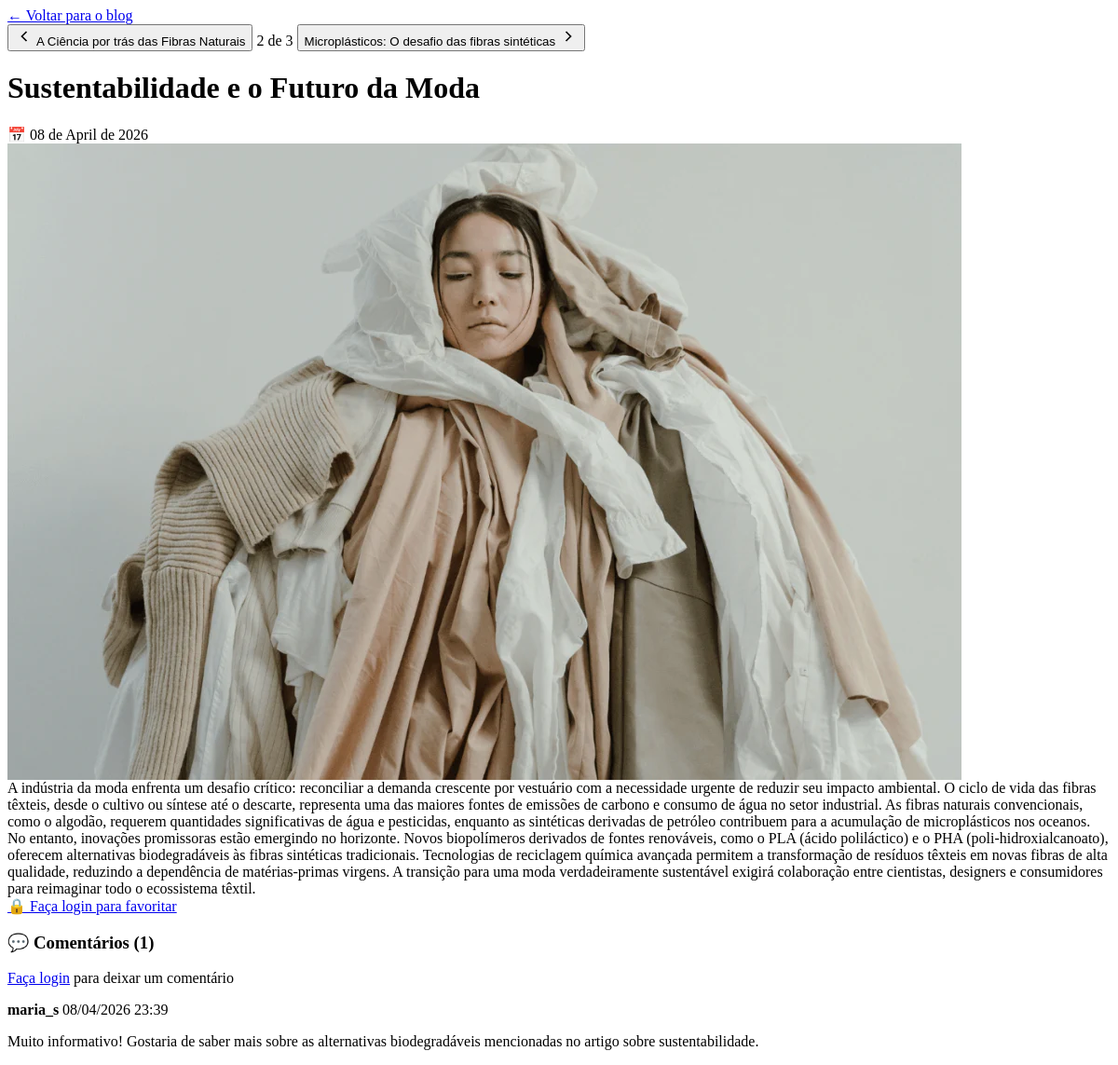
Page /blog/post/2/partial on the earlier database version.
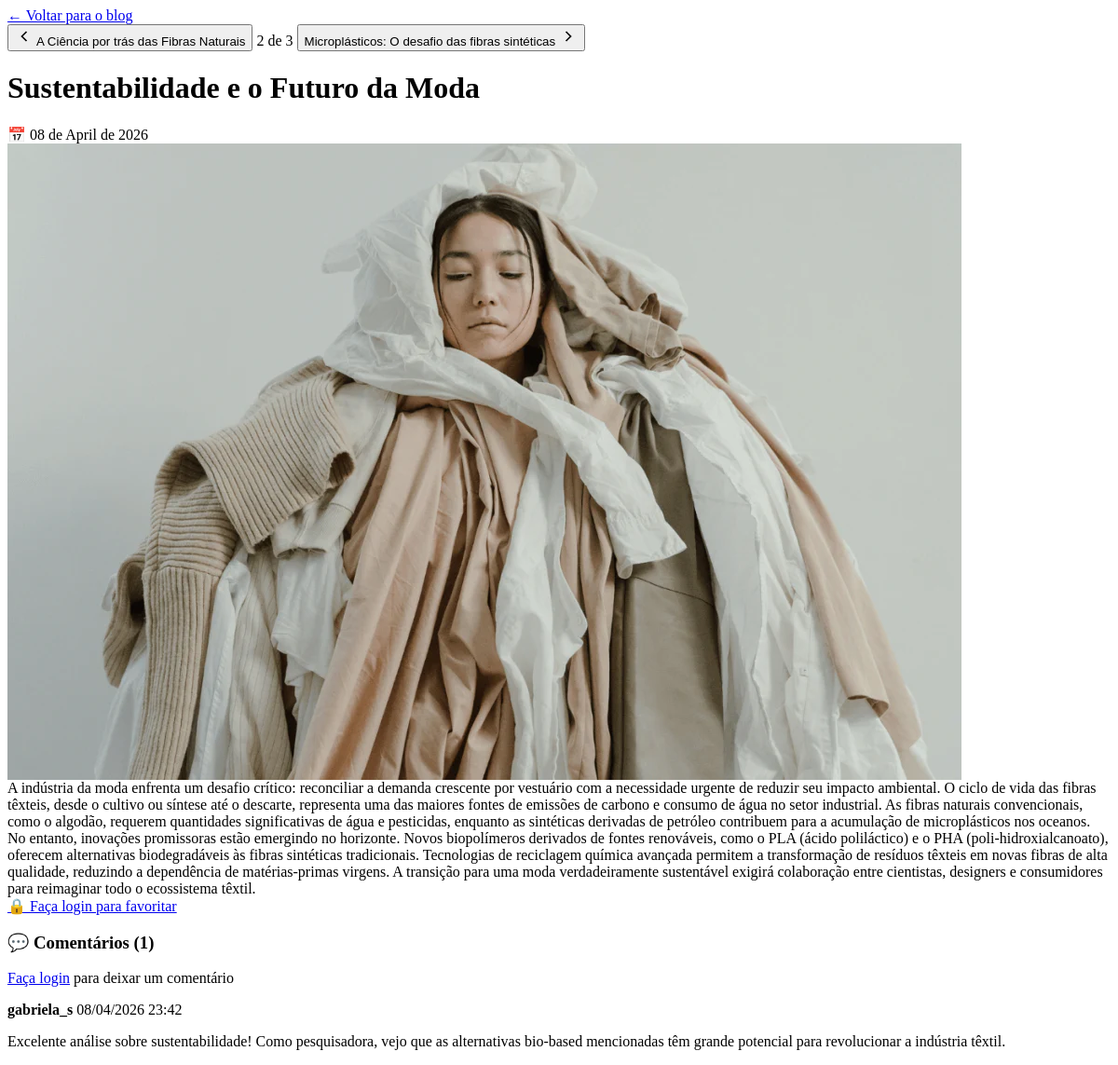
Same page on the later database version.
### models.py (models this page shows)
class Comentario(SQLModel, table=True):
    id: Optional[int] = Field(default=None, primary_key=True)
    conteudo: str
    data_postagem: datetime = Field(default_factory=datetime.now)
    usuario_id: int = Field(foreign_key="usuario.id")
    post_id: int = Field(foreign_key="post.id")
    usuario: Usuario = Relationship(back_populates="comentarios")
    post: Post = Relationship(back_populates="comentarios")

class Usuario(SQLModel, table=True):
    id: Optional[int] = Field(default=None, primary_key=True)
    nome: str
    username: str = Field(index=True, unique=True)
    email: str = Field(unique=True)
    senha: str
    bio: Optional[str] = None
    comentarios: List["Comentario"] = Relationship(back_populates="usuario")
    fibras_favoritas: List["Fibra"] = Relationship(back_populates="usuarios_que_favoritaram", link_model=FavoritoFibra)
    posts_favoritos: List["Post"] = Relationship(back_populates="usuarios_que_favoritaram", link_model=FavoritoPost)

### main.py (the view)
@app.get("/blog/post/{post_id}/partial", response_class=HTMLResponse)
async def ler_post_partial(
    request: Request,
    post_id: int,
    session: Session = Depends(get_session),
    usuario: Optional[Usuario] = Depends(get_usuario_logado)
):
    post = session.get(Post, post_id)
    if not post:
        raise HTTPException(status_code=404, detail="Post não encontrado")
    todos_posts = session.exec(select(Post).order_by(Post.id)).all()
    indices = {p.id: i for i, p in enumerate(todos_posts)}
    indice_atual = indices.get(post_id, 0)
    total_posts = len(todos_posts)
    post_anterior = todos_posts[indice_atual - 1] if indice_atual > 0 else None
    post_proximo = todos_posts[indice_atual + 1] if indice_atual < total_posts - 1 else None
    return templates.TemplateResponse(request, "partials/post_detalhes.html", {
        "post": post,
        "usuario": usuario,
        "post_anterior": post_anterior,
        "post_proximo": post_proximo,
        "indice_atual": indice_atual + 1,
        "total_posts": total_posts
    })

### templates/partials/post_detalhes.html (shortened to what the changed rows need)
<div class="blog-content-root">
    <div class="post-detalhes-card">
        <div class="post-header">
            <h1 class="post-titulo">{{ post.titulo }}</h1>
        </div>
        <div class="comments-section">
            <div id="comments-list" class="comments-list">
                {% for comentario in post.comentarios %}
                <div class="comment-item" id="comentario-{{ comentario.id }}">
                    <div class="comment-header">
                        <strong class="comment-author">{{ comentario.usuario.username }}</strong>
                        <span class="comment-date">{{ comentario.data_postagem.strftime('%d/%m/%Y %H:%M') }}</span>
                    </div>
                    <p class="comment-content">{{ comentario.conteudo }}</p>
                </div>
                {% else %}
                <div class="no-comments">
                    <p>Seja o primeiro a comentar!</p>
                </div>
                {% endfor %}
            </div>
        </div>
    </div>
</div>

Differences in the rows shown:
removed Comentario: usuario.username "maria_s", data_postagem "08/04/2026 23:39", conteudo "Muito informativo! Gostaria de saber mais sobre as alternativas biodegradáveis mencionadas no artigo sobre sustentabilidade."
added Comentario: usuario.username "gabriela_s", data_postagem "08/04/2026 23:42", conteudo "Excelente análise sobre sustentabilidade! Como pesquisadora, vejo que as alternativas bio-based mencionadas têm grande potencial para revolucionar a indústria têxtil."
